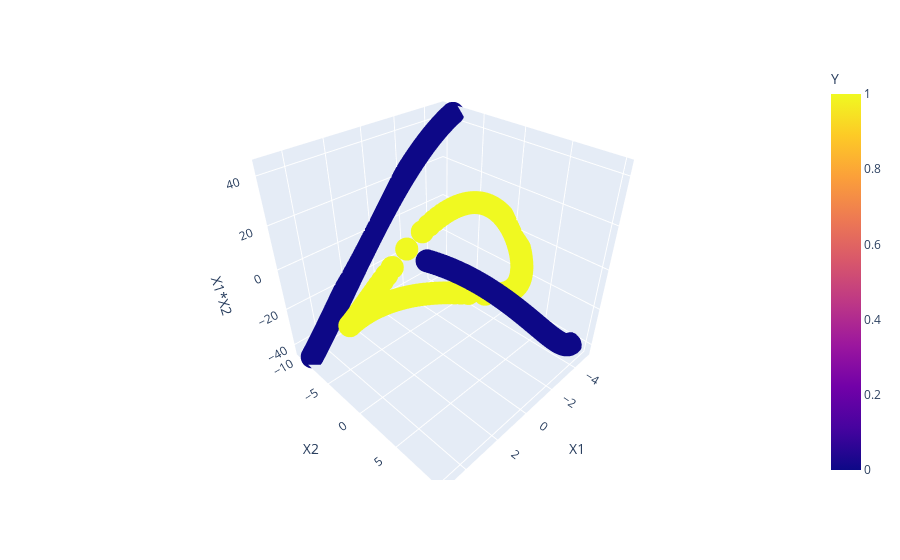

Here is the notebook cell this chart was saved with:
### Code cell
%pip install nbformat

## plot the points in 3D plan
import plotly.express as px
fig = px.scatter_3d(df, x='X1', y='X2', z='X1*X2', color='Y')
fig.show()

### Figure 1 — Plotly figure (JSON) as saved in the notebook; plotly's stock layout.template omitted (floating-point values rounded to 4 significant figures; data arrays with more than 128 entries replaced by an {"elided": "..."} marker saying what was removed)
{"data": [{"hovertemplate": "X1=%{x}<br>X2=%{y}<br>X1*X2=%{z}<br>Y=%{marker.color}<extra></extra>", "legendgroup": "", "marker": {"color": {"elided": "400 int values"}, "coloraxis": "coloraxis", "symbol": "circle"}, "mode": "markers", "name": "", "scene": "scene", "showlegend": false, "type": "scatter3d", "x": {"elided": "400 float values"}, "y": {"elided": "400 float values"}, "z": {"elided": "400 float values"}}], "layout": {"coloraxis": {"colorbar": {"title": {"text": "Y"}}, "colorscale": [[0, "#0d0887"], [0.1111, "#46039f"], [0.2222, "#7201a8"], [0.3333, "#9c179e"], [0.4444, "#bd3786"], [0.5556, "#d8576b"], [0.6667, "#ed7953"], [0.7778, "#fb9f3a"], [0.8889, "#fdca26"], [1, "#f0f921"]]}, "legend": {"tracegroupgap": 0}, "margin": {"t": 60}, "scene": {"domain": {"x": [0, 1], "y": [0, 1]}, "xaxis": {"title": {"text": "X1"}}, "yaxis": {"title": {"text": "X2"}}, "zaxis": {"title": {"text": "X1*X2"}}}}}
